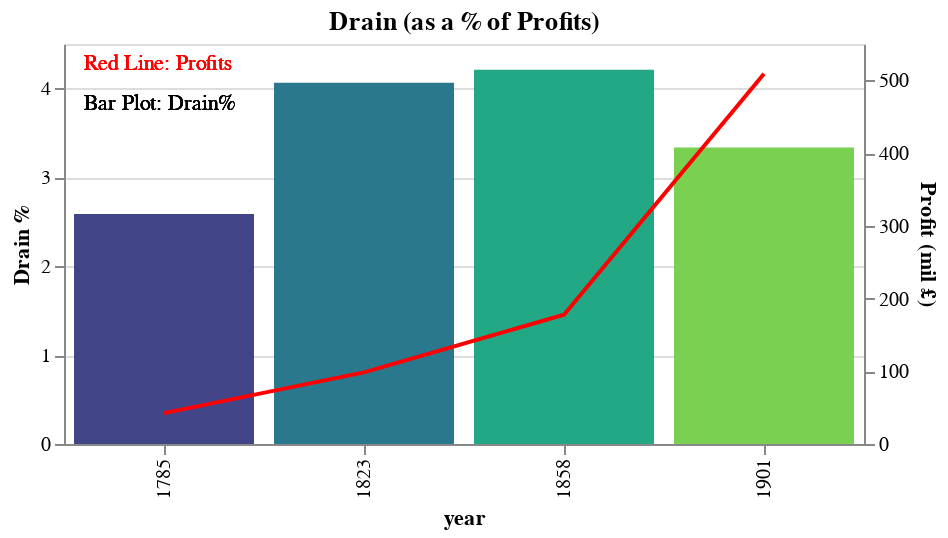

Source (notebook cell):
### Code cell
bar_chart = alt.Chart(df_2).mark_bar().encode(
    x='year:O',
    y=alt.Y('drain%:Q', title='Drain %'),
    color=alt.Color('year:N', scale=alt.Scale(scheme='viridis'), legend=None)
)

line_chart = alt.Chart(df_2).mark_line(color='red').encode(
    x='year:O',
    y=alt.Y('profit:Q', title='Profit (mil £)', axis=alt.Axis(orient='right'))
)

chart = alt.layer(bar_chart, line_chart).resolve_scale(y='independent').properties(
    title='Drain (as a % of Profits)',
    width=400,
    height=200
).configure_legend(
    labelFontSize=12,
    titleFontSize=14
)


chart = chart.resolve_legend(color="independent")
chart = chart + alt.Chart().mark_text(align='left', baseline='middle').encode(
    x=alt.value(10),
    y=alt.value(10),
    text=alt.value('Red Line: Profits'),
    color=alt.value('red')
).properties(width=400, height=200)
chart = chart + alt.Chart().mark_text(align='left', baseline='middle').encode(
    x=alt.value(10),
    y=alt.value(30),
    text=alt.value('Bar Plot: Drain%'),
    color=alt.value('black')
).properties(width=400, height=200)



chart

### Figure 1 — Vega-Lite specification as saved in the notebook (floating-point values rounded to 4 significant figures)
{"config": {"view": {"continuousWidth": 400, "continuousHeight": 300}, "legend": {"labelFontSize": 12, "titleFontSize": 14}}, "layer": [{"mark": "bar", "encoding": {"color": {"field": "year", "legend": null, "scale": {"scheme": "viridis"}, "type": "nominal"}, "x": {"field": "year", "type": "ordinal"}, "y": {"field": "drain%", "title": "Drain %", "type": "quantitative"}}}, {"mark": {"type": "line", "color": "red"}, "encoding": {"x": {"field": "year", "type": "ordinal"}, "y": {"axis": {"orient": "right"}, "field": "profit", "title": "Profit (mil £)", "type": "quantitative"}}}, {"mark": {"type": "text", "align": "left", "baseline": "middle"}, "encoding": {"color": {"value": "red"}, "text": {"value": "Red Line: Profits"}, "x": {"value": 10}, "y": {"value": 10}}, "height": 200, "width": 400}, {"mark": {"type": "text", "align": "left", "baseline": "middle"}, "encoding": {"color": {"value": "black"}, "text": {"value": "Bar Plot: Drain%"}, "x": {"value": 10}, "y": {"value": 30}}, "height": 200, "width": 400}], "data": {"name": "data-29f4e79e4044aa6e541bdefba295dfc1"}, "height": 200, "resolve": {"legend": {"color": "independent"}, "scale": {"y": "independent"}}, "title": "Drain (as a % of Profits)", "width": 400, "$schema": "https://vega.github.io/schema/vega-lite/v4.17.0.json", "datasets": {"data-29f4e79e4044aa6e541bdefba295dfc1": [{"year": 1785, "profit": 42.5, "drain%": 2.588}, {"year": 1823, "profit": 98.43, "drain%": 4.064}, {"year": 1858, "profit": 177.8, "drain%": 4.21}, {"year": 1901, "profit": 509.1, "drain%": 3.337}]}}
